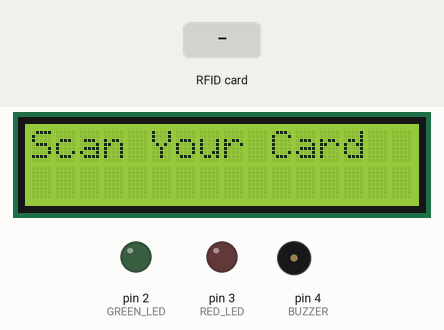
A sketch run on a simulated Arduino Uno, built with avr-gcc and run on an emulated ATmega328P. Shown: 16×2 character LCD, output pins drawn as LEDs (lit = HIGH), buzzer (waves = sounding). Dashed ring = blinking. The test bench sets the inputs (shaded band). Pins used as bus, display or sensor lines are not drawn; what the sketch prints to the serial monitor is not drawn.

Above: at 1.3 s.
1.4 s: RFID card 2E F3 2D 03 held to the reader
At 3.2 s:
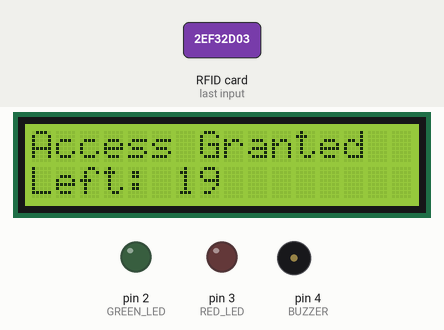
4.4 s: RFID card 5E 7A 19 C4 held to the reader
At 4.95 s:
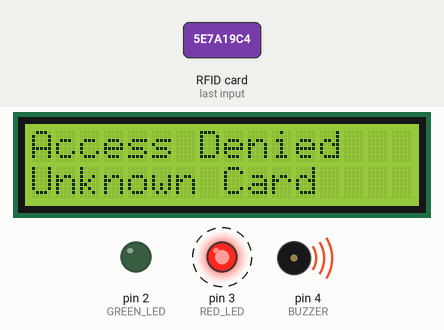
6.8 s: RFID card 71 8B B0 02 held to the reader
At 11.4 s:
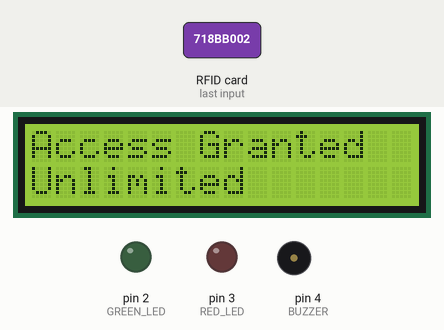
Timing chart, 0 to 12.9 s (numbered marks = the images above; inputs shaded):
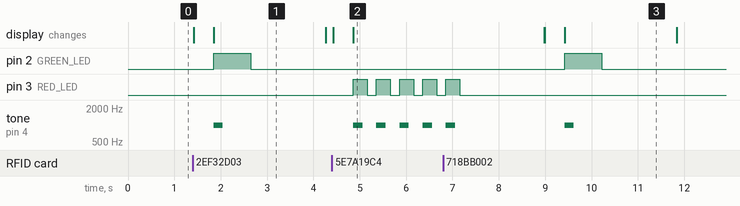

Measured:
- after the input at 1.4 s, pin 2 (GREEN_LED): LOW → HIGH after 0.45 s, → LOW 0.80 s later; tone on pin 4 (BUZZER): silent → 1000 Hz after 0.45 s, → silent 0.20 s later; the display: first changes at once (image 1 shows a later state)
- after the input at 4.4 s, pin 3 (RED_LED): alternates HIGH for 0.30 s and LOW for 0.20 s, starting after 0.46 s; tone on pin 4 (BUZZER): alternates 1000 Hz for 0.20 s and silent for 0.30 s, starting after 0.46 s; the display: first changes at once (image 2 shows a later state)
- after the input at 6.8 s, pin 2 (GREEN_LED): LOW → HIGH after 2.6 s, → LOW 0.80 s later; the display: first differs from a run without the input after 2.2 s (image 3 shows a later state)
- what the display in image 1 shows lasts 2.5 s, from 1.8 s to 4.3 s

The sketch:

RFID.ino
```cpp
#include <SPI.h>
#include <MFRC522.h>
#include <Wire.h>
#include <LiquidCrystal_I2C.h>

#define SS_PIN 10
#define RST_PIN 9

#define GREEN_LED 2
#define RED_LED 3
#define BUZZER 4

// LCD with I2C backpack (address can be 0x27 or 0x3F)
LiquidCrystal_I2C lcd(0x27, 16, 2);

MFRC522 mfrc522(SS_PIN, RST_PIN);

// Allowed card UIDs (keep them uppercase and spaced like the reader outputs)
String allowedUIDs[] = {
  "2E F3 2D 03",   // Card 0 -> limited
  "71 8B B0 02"    // Card 1 -> INFINITE access
};

// Usage counter for each card (same order). For the infinite card the counter is unused.
int usageCount[] = {0, 0};
const int maxUsage = 20;

// Index of the infinite-access card in the allowedUIDs array
const int INFINITE_INDEX = 1;

void setup() {
  SPI.begin();
  mfrc522.PCD_Init();
  lcd.init();
  lcd.backlight();
  Serial.begin(9600);

  pinMode(GREEN_LED, OUTPUT);
  pinMode(RED_LED, OUTPUT);
  pinMode(BUZZER, OUTPUT);

  lcd.setCursor(0, 0);
  lcd.print("Scan Your Card");
}

void loop() {
  if (!mfrc522.PICC_IsNewCardPresent()) return;
  if (!mfrc522.PICC_ReadCardSerial()) return;

  // Convert UID to string (hex with leading zero and spaces)
  String content = "";
  for (byte i = 0; i < mfrc522.uid.size; i++) {
    if (mfrc522.uid.uidByte[i] < 0x10) content += "0";
    content += String(mfrc522.uid.uidByte[i], HEX);
    if (i < mfrc522.uid.size - 1) content += " ";
  }
  content.toUpperCase();

  Serial.print("Card UID: ");
  Serial.println(content);

  lcd.clear();
  lcd.print("Checking...");
  delay(400);
  lcd.clear();

  // Find the UID in allowed list
  bool valid = false;
  int cardIndex = -1;
  int allowedCount = sizeof(allowedUIDs) / sizeof(allowedUIDs[0]);
  for (int i = 0; i < allowedCount; i++) {
    if (content == allowedUIDs[i]) {
      valid = true;
      cardIndex = i;
      break;
    }
  }

  if (valid) {
    // If this is the infinite access card, always grant without incrementing usage
    if (cardIndex == INFINITE_INDEX) {
      lcd.setCursor(0, 0);
      lcd.print("Access Granted");
      lcd.setCursor(0, 1);
      lcd.print("Unlimited");
      Serial.println("Access granted");

      digitalWrite(GREEN_LED, HIGH);
      tone(BUZZER, 1000, 200);
      delay(800);
      digitalWrite(GREEN_LED, LOW);
    } else {
      // Limited card logic
      if (usageCount[cardIndex] < maxUsage) {
        usageCount[cardIndex]++;
        int remaining = maxUsage - usageCount[cardIndex];

        lcd.setCursor(0, 0);
        lcd.print("Access Granted");
        lcd.setCursor(0, 1);
        lcd.print("Left: ");
        lcd.print(remaining);

        Serial.print("Card usage: ");
        Serial.print(usageCount[cardIndex]);
        Serial.print("/");
        Serial.println(maxUsage);

        digitalWrite(GREEN_LED, HIGH);
        tone(BUZZER, 1000, 200);
        delay(800);
        digitalWrite(GREEN_LED, LOW);
      } else {
        lcd.setCursor(0, 0);
        lcd.print("Access Denied");
        lcd.setCursor(0, 1);
        lcd.print("Limit Reached");
        Serial.println("Access Denied - Limit Reached for this card");

        for (int i = 0; i < 5; i++) {
          digitalWrite(RED_LED, HIGH);
          tone(BUZZER, 1000, 200);
          delay(300);
          digitalWrite(RED_LED, LOW);
          delay(200);
        }
      }
    }
  } else {
    // Unknown card
    lcd.setCursor(0, 0);
    lcd.print("Access Denied");
    lcd.setCursor(0, 1);
    lcd.print("Unknown Card");
    Serial.println("Access Denied - Unknown card");

    for (int i = 0; i < 5; i++) {
      digitalWrite(RED_LED, HIGH);
      tone(BUZZER, 1000, 200);
      delay(300);
      digitalWrite(RED_LED, LOW);
      delay(200);
    }
  }

  delay(1600);
  lcd.clear();
  lcd.print("Scan Your Card");
}
```
